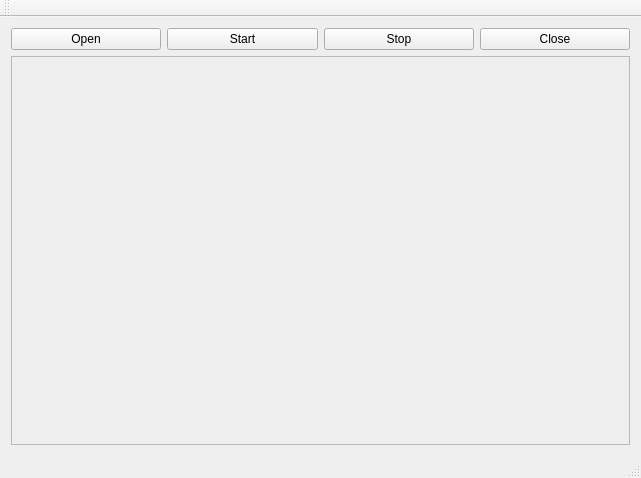
<?xml version="1.0" encoding="UTF-8"?>
<ui version="4.0">
 <class>TsukubaClass</class>
 <widget class="QMainWindow" name="TsukubaClass">
  <property name="geometry">
   <rect>
    <x>0</x>
    <y>0</y>
    <width>641</width>
    <height>478</height>
   </rect>
  </property>
  <property name="windowTitle">
   <string>Tsukuba</string>
  </property>
  <widget class="QWidget" name="centralWidget">
   <layout class="QVBoxLayout" name="verticalLayout_2">
    <item>
     <layout class="QHBoxLayout" name="horizontalLayout">
      <item>
       <widget class="QPushButton" name="open">
        <property name="text">
         <string>Open</string>
        </property>
       </widget>
      </item>
      <item>
       <widget class="QPushButton" name="start">
        <property name="text">
         <string>Start</string>
        </property>
       </widget>
      </item>
      <item>
       <widget class="QPushButton" name="stop">
        <property name="text">
         <string>Stop</string>
        </property>
       </widget>
      </item>
      <item>
       <widget class="QPushButton" name="close">
        <property name="text">
         <string>Close</string>
        </property>
       </widget>
      </item>
     </layout>
    </item>
    <item>
     <widget class="QScrollArea" name="scrollArea">
      <property name="widgetResizable">
       <bool>true</bool>
      </property>
      <widget class="QWidget" name="scrollAreaWidgetContents">
       <property name="geometry">
        <rect>
         <x>0</x>
         <y>0</y>
         <width>621</width>
         <height>370</height>
        </rect>
       </property>
       <layout class="QVBoxLayout" name="verticalLayout_3">
        <item>
         <layout class="QVBoxLayout" name="layout"/>
        </item>
       </layout>
      </widget>
     </widget>
    </item>
   </layout>
  </widget>
  <widget class="QMenuBar" name="menuBar">
   <property name="geometry">
    <rect>
     <x>0</x>
     <y>0</y>
     <width>641</width>
     <height>23</height>
    </rect>
   </property>
  </widget>
  <widget class="QToolBar" name="mainToolBar">
   <attribute name="toolBarArea">
    <enum>TopToolBarArea</enum>
   </attribute>
   <attribute name="toolBarBreak">
    <bool>false</bool>
   </attribute>
  </widget>
  <widget class="QStatusBar" name="statusBar"/>
 </widget>
 <layoutdefault spacing="6" margin="11"/>
 <resources>
  <include location="tsukuba.qrc"/>
 </resources>
 <connections/>
</ui>
